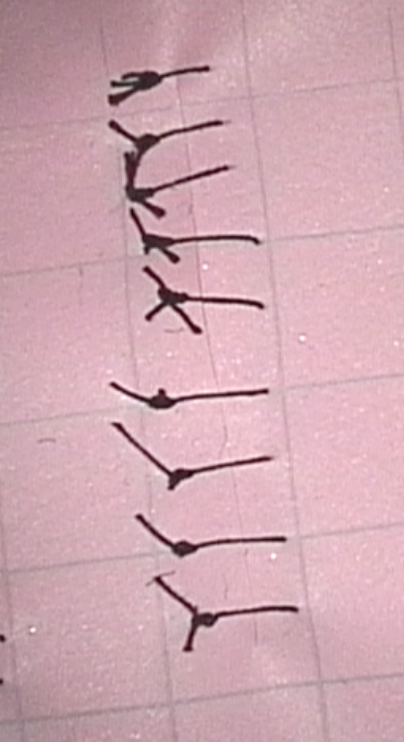
#> input picture Assignment1/data/img1.png, 404 x 742 px, found by its file name
$ python 4b_translation.py
#> lines starting #> are read from the running program, lines starting #| are printed output that depends on the picture
import numpy as np
import cv2

#reading a sample img
img = cv2.imread("img1.png")
#> img is the input picture: shape (742, 404, 3); mean B, G, R 177.7, 167.8, 207.1

#Translation matrix M
trans_matrix = np.float32([[1, 0, 100], [0, 1, 100]])                  # offset img by (100,100)

#Applying translation to img.
translated = cv2.warpAffine(img, trans_matrix, (img.shape[1] + 100, img.shape[0] + 100))
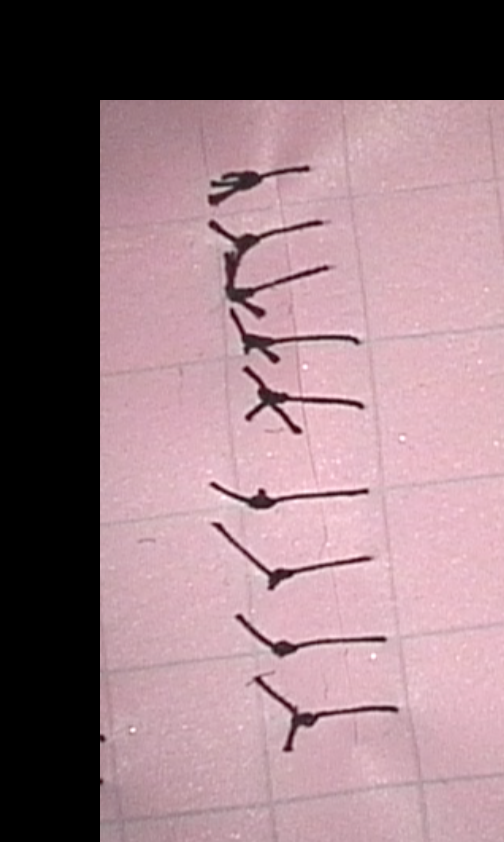
#> translated: shape (842, 504, 3); mean B, G, R 125.5, 118.6, 146.3
# org_img, translation matrix(M), size_of_new_img(dsize)

#Displaying canvas
cv2.imshow('Original', img)
cv2.imshow('Translated', translated)
cv2.waitKey(10000)

$ run again, with Assignment1/data/img10.png copied over Assignment1/data/img1.png
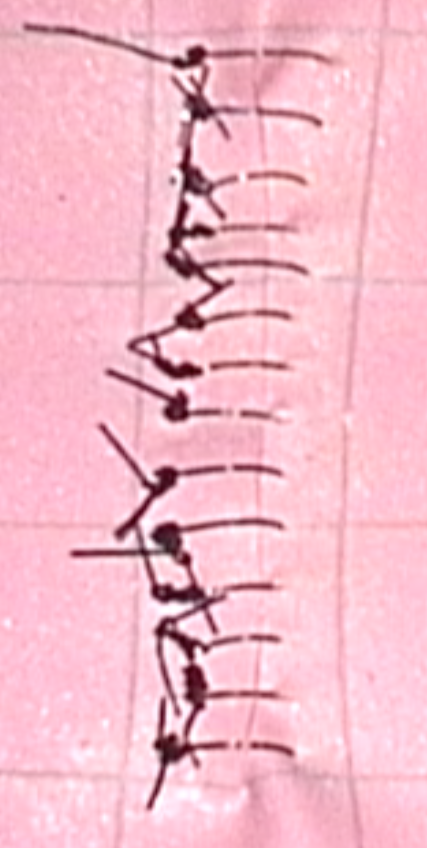
#> input picture Assignment1/data/img10.png, 427 x 848 px, found by its file name
#> img is the input picture: shape (848, 427, 3); mean B, G, R 200.9, 185.7, 242.7
#> `translated = cv2.warpAffine(img, trans_matrix, (img.shape[1] + 100, im..`:
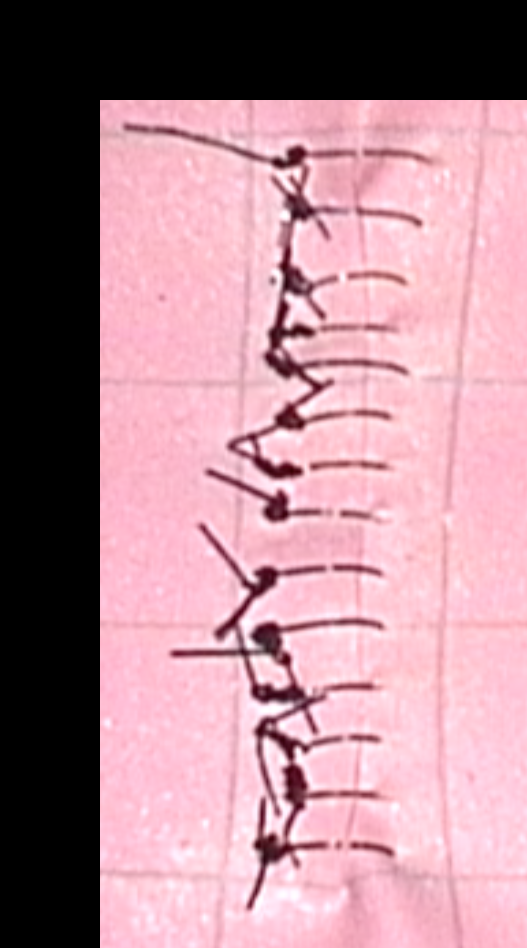
#> translated: shape (948, 527, 3); mean B, G, R 145.6, 134.6, 175.9

$ run again, with Assignment1/data/img2.png copied over Assignment1/data/img1.png
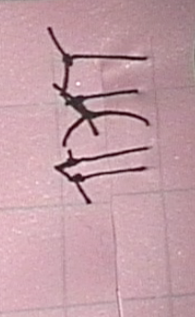
#> input picture Assignment1/data/img2.png, 195 x 317 px, found by its file name
#> img is the input picture: shape (317, 195, 3); mean B, G, R 165.8, 157.5, 195
#> `translated = cv2.warpAffine(img, trans_matrix, (img.shape[1] + 100, im..`:
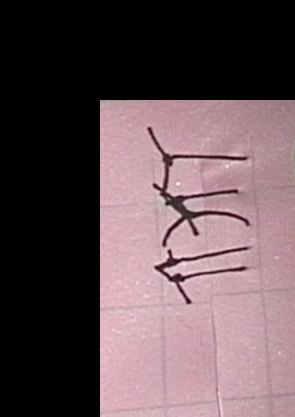
#> translated: shape (417, 295, 3); mean B, G, R 83.3, 79.1, 98

$ run again, with Assignment1/data/img3.png copied over Assignment1/data/img1.png
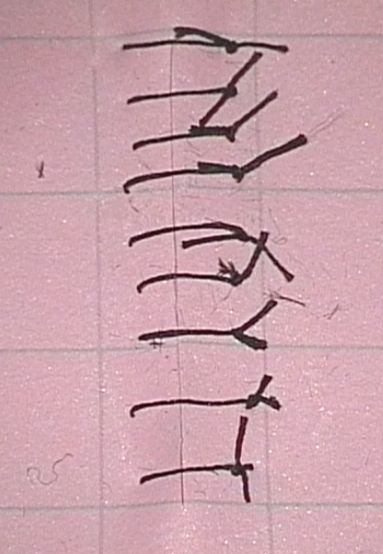
#> input picture Assignment1/data/img3.png, 383 x 554 px, found by its file name
#> img is the input picture: shape (554, 383, 3); mean B, G, R 170.8, 161.3, 201.5
#> `translated = cv2.warpAffine(img, trans_matrix, (img.shape[1] + 100, im..`:
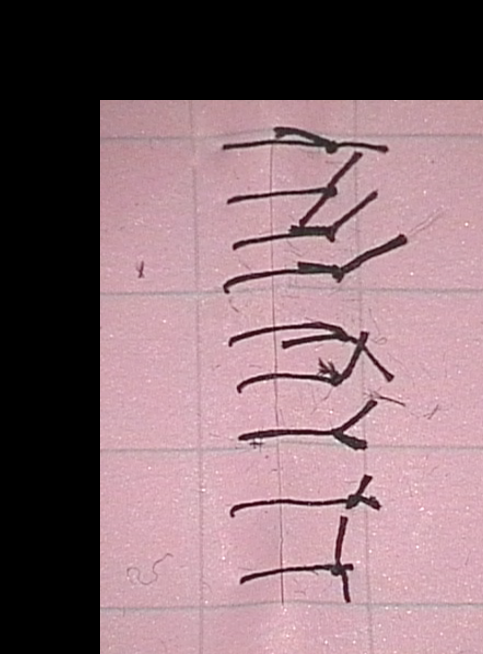
#> translated: shape (654, 483, 3); mean B, G, R 114.7, 108.4, 135.4
